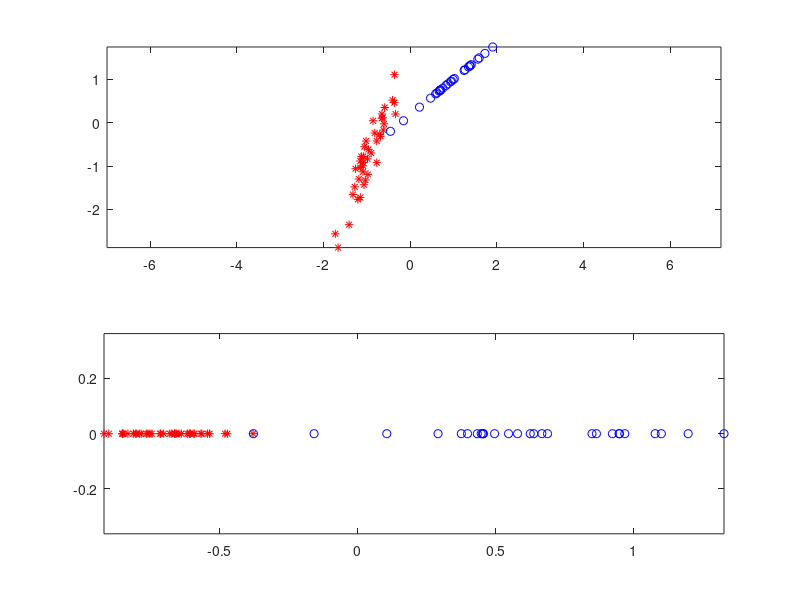

This chart was generated by the following MATLAB code:
clear all, close all,

n = 2; 
N1 = 40; mu1 = -1*ones(n,1); A1 = rand(n,n); %S1 = A*A';
N2 = 28; mu2 = 1*ones(n,1); A2 = rand(n,n);
x1 = A1*randn(n,N1)+mu1*ones(1,N1);
x2 = A2*randn(n,N2)+mu2*ones(1,N2);

mu1hat = mean(x1,2); S1hat = cov(x1');
mu2hat = mean(x2,2); S2hat = cov(x2');

Sb = (mu1hat-mu2hat)*(mu1hat-mu2hat)';
Sw = S1hat + S2hat;

[V,D] = eig(inv(Sw)*Sb);
[~,ind] = sort(diag(D),'descend');
w = V(:,ind(1)); % Fisher LDA projection vector

y1 = w'*x1;
y2 = w'*x2;

figure(1),

subplot(2,1,1), 
plot(x1(1,:),x1(2,:),'r*');
hold on;
plot(x2(1,:),x2(2,:),'bo');
axis equal,

subplot(2,1,2), 
plot(y1(1,:),zeros(1,N1),'r*');
hold on;
plot(y2(1,:),zeros(1,N2),'bo');
axis equal,


